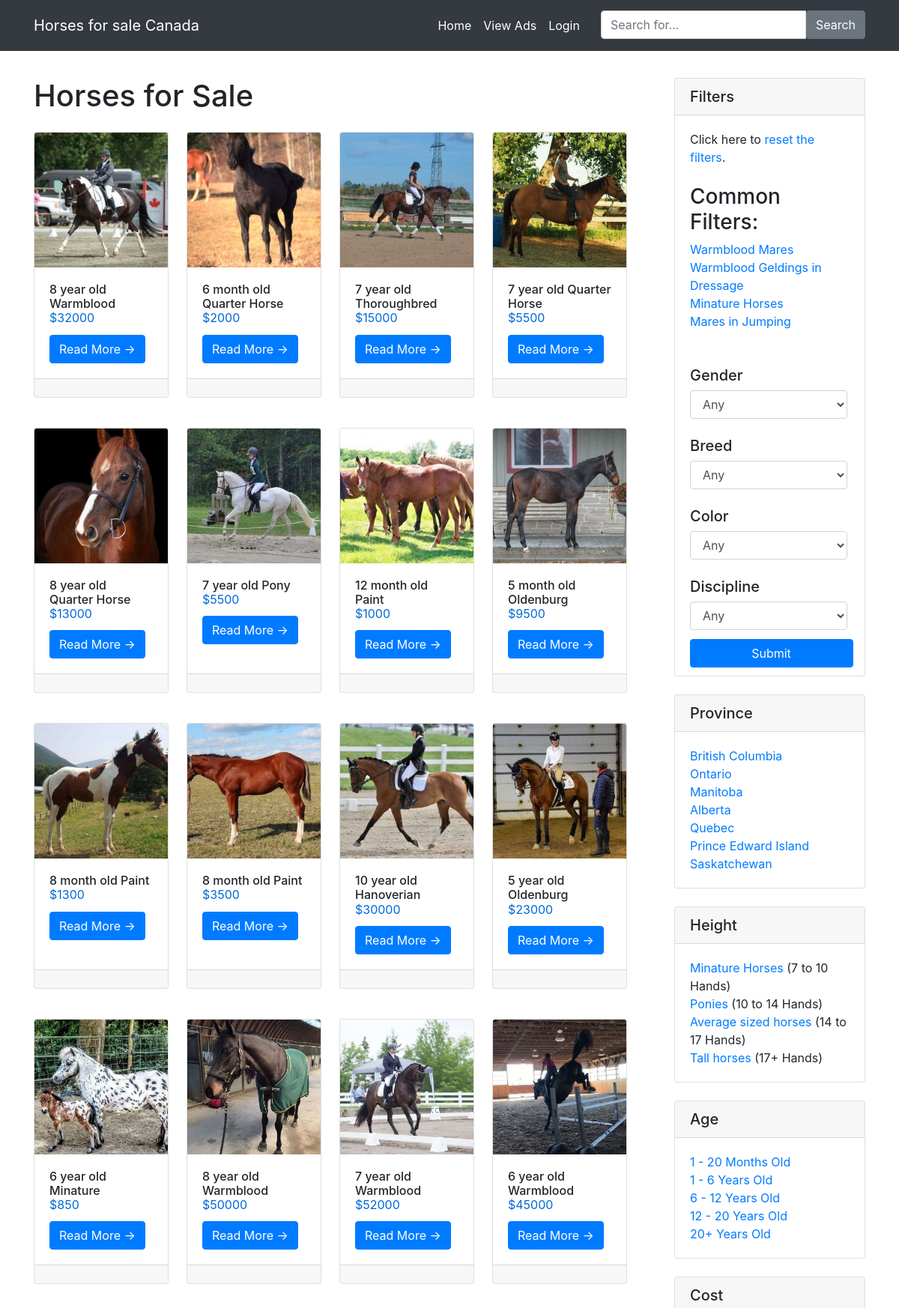
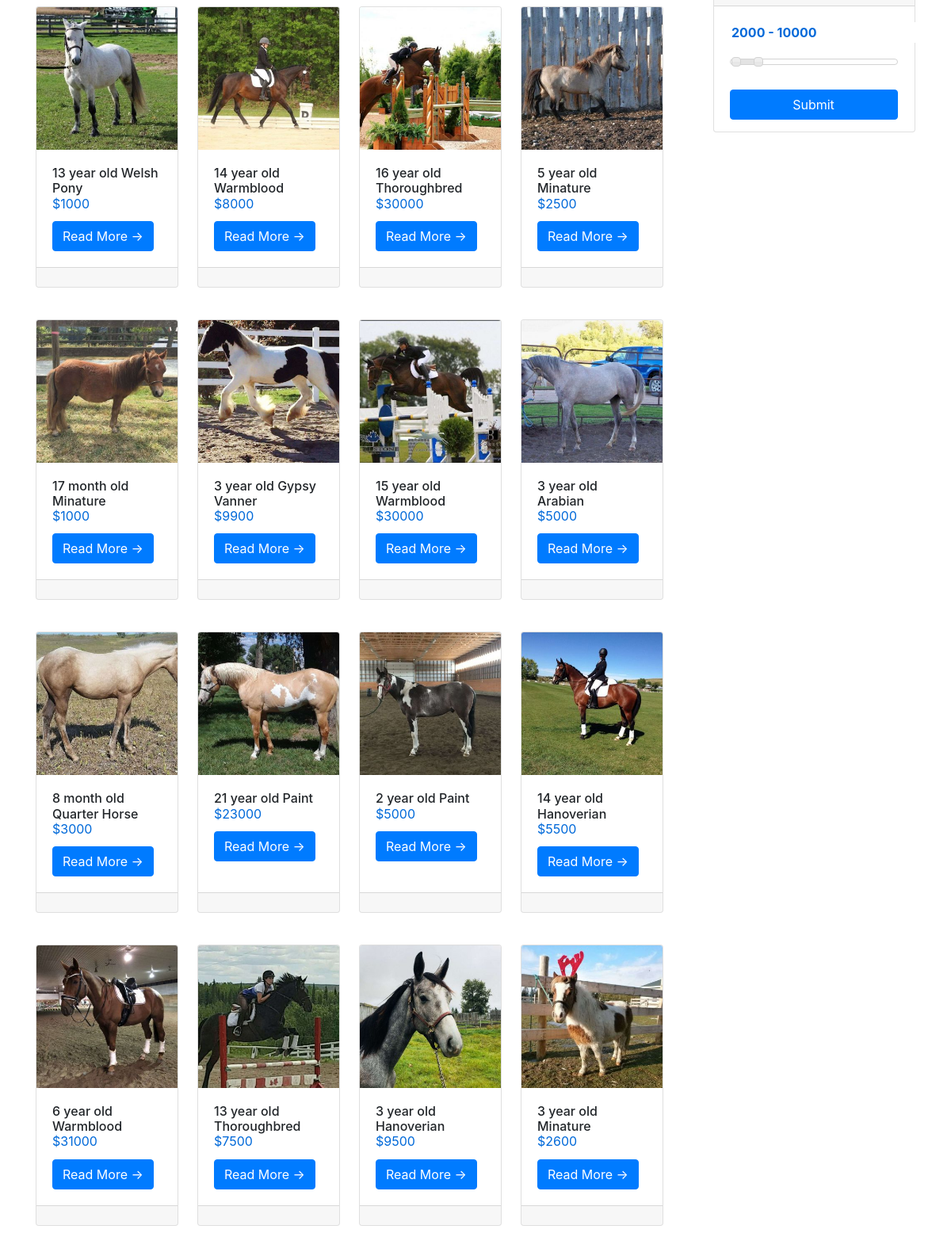
Screenshot of /display.php (upper part) with the database file from the repository (2 pictures, top to bottom).
### tables this page shows
CREATE TABLE `dal_horses_for_sale` (
  `dal_name` varchar(255) NOT NULL,
  `dal_city` varchar(255) NOT NULL,
  `dal_province` varchar(255) NOT NULL,
  `dal_breed` varchar(255) NOT NULL,
  `dal_discipline` varchar(255) NOT NULL,
  `dal_gender` varchar(20) NOT NULL,
  `dal_height` varchar(20) NOT NULL,
  `dal_age` tinyint(4) NOT NULL,
  `dal_ageoption` tinyint(4) NOT NULL,
  `dal_color` varchar(255) NOT NULL,
  `dal_cost` int(11) NOT NULL,
  `dal_description` text NOT NULL,
  `dal_phone` varchar(150) NOT NULL,
  `dal_image` varchar(255) NOT NULL,
  `horseid` int(11) NOT NULL
);

### display.php (the view, shortened to what this page needs)
<?php
  include("includes/site-header.php");
  $sql = "SELECT * FROM dal_horses_for_sale";
  $disciplineValue = $_GET['discipline'];
  $colorValue = $_GET['color'];
  $breedValue = $_GET['breed'];
  $genderValue = $_GET['gender'];
  $result = mysqli_query($con, $sql);
?>
<div class="container">
  <div class="row">
    <div class="col-md-9">
      <h1 class="my-4">Horses for Sale
      </h1>
      <div style="display: flex; flex-wrap: wrap;">
      <?php
        while ($row = mysqli_fetch_array($result)) {
          $breed = $row['dal_breed'];
          $age = $row['dal_age'];
          $ageOption = $row['dal_ageoption'];
          $cost = $row['dal_cost'];
          $horseID = $row['horseid'];
          $image = $row['dal_image'];
          if ($ageOption == 1) {
            $ageOptionValue = 'year old';
          } else if ($ageOption == 2){
            $ageOptionValue = 'month old';
          }
            echo "\n\t<div class=\"card mb-4\/,asmd;\" style=\"width:180px;margin-right:24px; margin-bottom: 40px;\">";
              echo "\n\t\t<img class=\"card-img-top\" src=\"image/thumbnail/$image\" alt=\"Card image cap\" style=\"height: 180px;\">";
              echo "\n\t\t<div class=\"card-body\">";
                echo "\n\t\t\t<h2 class=\"card-title\" style=\"font-size: 16px;\">" . $age . ' ' . $ageOptionValue . ' ' . $breed . " <br><small style=\"font-size: 16px; color: #0069d9;\">" . "$" . $cost . "</small>" . "</h2>";
                echo "\n\t\t\t<a href=\"detail.php?horseID=$horseID\" class=\"btn btn-primary\">Read
                More &rarr;</a>";
                echo "\n\t\t</div>";
                echo "\n\t\t<div class=\"card-footer text-muted\">";
              echo "\n\t\t</div>";
            echo "\n\t</div><br><br>";
        }
      ?>
      </div>
    </div>
  <div class="col-md-3">
    <div class="card my-4">
      <h5 class="card-header">Filters</h5>
      <div class="card-body">
        Click here to <a href="display.php">reset the filters</a>.<br><br>
        <h3>Common Filters:</h3>
        <a href="display.php?gender=Mare&breed=Warmblood&color=&discipline=&submit=Submit">Warmblood Mares</a><br>
        <a href="
        display.php?gender=Gelding&breed=Warmblood&color=&discipline=Dressage&submit=Submit">Warmblood Geldings in Dressage</a><br>
        <a href="display.php?gender=&breed=Minature&color=&discipline=&submit=Submit">Minature Horses</a><br>
        <a href="display.php?display.php?gender=Mare&breed=&color=&discipline=Jumping&submit=Submit">Mares in Jumping</a><br><br><br>
        <div class="row">
          <form action="<?php echo $_SERVER['PHP_SELF']; ?>" method="get" style="
            padding-left: 15px;">
            <h5>Gender</h5>
            <select class="form-control" id="selectad" name="gender" style="width: 210px;">
              <option value="">Any</option><br>
              <?php
                $query = mysqli_query($con, "SELECT DISTINCT dal_gender FROM dal_horses_for_sale") or die(mysqli_error($con));
                while ($row = mysqli_fetch_array($query)) {
                  $gender = $row['dal_gender'];
                  if ($gender == $genderValue){
                    echo "<option value=\"$gender\" selected>$gender</option><br>";
                  } else {
                    echo "<option value=\"$gender\">$gender</option><br>";
                  }
                }
               ?>
            </select><br>
            <h5>Breed</h5>
            <select class="form-control" id="selectad" name="breed" style="width: 210px;">
              <option value="">Any</option><br>
              <?php
                $query = mysqli_query($con, "SELECT DISTINCT dal_breed FROM dal_horses_for_sale") or die(mysqli_error($con));
                while ($row = mysqli_fetch_array($query)) {
                  $breed = $row['dal_breed'];
                  if ($breed == $breedValue) {
                    echo "<option value=\"$breed\" selected>$breed</option><br>";
                  } else {
                    echo "<option value=\"$breed\">$breed</option><br>";
                  }
                }
               ?>
            </select><br>
            <h5>Color</h5>
            <select class="form-control" id="selectad" name="color" style="width: 210px;">
              <option value="">Any</option><br>
              <?php
                $query = mysqli_query($con, "SELECT DISTINCT dal_color FROM dal_horses_for_sale") or die(mysqli_error($con));
                while ($row = mysqli_fetch_array($query)) {
                  $color = $row['dal_color'];
                  if ($color == $colorValue) {
                    echo "<option value=\"$color\" selected>$color</option><br>";
                  } else {
                    echo "<option value=\"$color\">$color</option><br>";
                  }
                }
               ?>
            </select><br>
            <h5>Discipline</h5>
            <select class="form-control" id="selectad" name="discipline" style="width: 210px;">
              <option value="">Any</option><br>
              <?php
                $query = mysqli_query($con, "SELECT DISTINCT dal_discipline FROM dal_horses_for_sale") or die(mysqli_error($con));
                while ($row = mysqli_fetch_array($query)) {
                  $discipline = $row['dal_discipline'];
                  if ($discipline == $disciplineValue) {
                    echo "<option value=\"$discipline\" selected>$discipline</option><br>";
                  } else {
                    echo "<option value=\"$discipline\">$discipline</option><br>";
                  }
                }
               ?>
            </select>
            <div class="form-group">
              <input type="submit" name="submit" class="btn btn-primary" value="Submit" style="margin-top: 10px; margin-bottom: -25px; width: 218px;margin-left: -5px;">
            </div>
          </form>
        </div>
      </div>
    </div>
    <div class="card my-4">
      <h5 class="card-header">Province</h5>
      <div class="card-body">
        <div class="row">
          <div class="col-lg-12">
            <ul class="list-unstyled mb-0">
              <?php
                $query = mysqli_query($con, "SELECT DISTINCT dal_province FROM dal_horses_for_sale") or die(mysqli_error($con));
                while ($row = mysqli_fetch_array($query)) {
                  $province = $row['dal_province'];
                  echo "<li><a href=\"display.php?displayby=dal_province&displayvalue=$province\">$province</a><br /></li>";
                }
               ?>
            </ul>
          </div>
        </div>
      </div>
    </div>
    <div class="card my-4">
      <h5 class="card-header">Height</h5>
      <div class="card-body">
        <div class="row">
          <div class="col-lg-12">
            <ul class="list-unstyled mb-0">
              <li>
                <a href="display.php?displayby=dal_height&min=7&max=10">Minature Horses </a>(7 to 10 Hands)<br>
              </li>
              <li>
                <a href="display.php?displayby=dal_height&min=10&max=14">Ponies </a>(10 to 14 Hands)<br>
              </li>
              <li>
                <a href="display.php?displayby=dal_height&min=14&max=17">Average sized horses </a>(14 to 17 Hands)<br>
              </li>
              <li>
                <a href="display.php?displayby=dal_height&min=17&max=40">Tall horses </a>(17+ Hands)<br>
              </li>
            </ul>
          </div>
        </div>
      </div>
    </div>
    <div class="card my-4">
      <h5 class="card-header">Age</h5>
      <div class="card-body">
        <div class="row">
          <div class="col-lg-12">
            <ul class="list-unstyled mb-0">
              <li>
                <a href="display.php?displayby=dal_age&min=1&max=20&agevalue=2">1 - 20 Months Old</a><br>
              </li>
              <li>
                <a href="display.php?displayby=dal_age&min=1&max=6&agevalue=1">1 - 6 Years Old</a><br>
              </li>
              <li>
                <a href="display.php?displayby=dal_age&min=6&max=12&agevalue=1">6 - 12 Years Old</a><br>
              </li>
              <li>
                <a href="display.php?displayby=dal_age&min=12&max=20&agevalue=1">12 - 20 Years Old</a><br>
              </li>
              <li>
                <a href="display.php?displayby=dal_age&min=20&max=50&agevalue=1">20+ Years Old</a><br>
              </li>
            </ul>
          </div>
        </div>
      </div>
    </div>
    <div class="card my-4">
      <h5 class="card-header">Cost</h5>
      <div class="card-body">
        <form name="myform" action="<?php echo $_SERVER['PHP_SELF']; ?>" method="post">
          <input type="text" id="amount" style="border: 0; color: #0069d9; font-weight: bold; margin-bottom: 20px;" /><br />
           <div id="slider-range" style="width: 212px;"></div><br>
          <div class="form-group">
            <input type="submit" name="range-submit" class="btn btn-primary" value="Submit" style="margin-bottom: -25px; width: 212px;margin-left: -5px;">
          </div>
        </form>
      </div>
    </div>
  </div>
  </div>
</div>
<?php
  include("includes/site-footer.php");
?>

### includes/site-header.php (shortened to what this page needs)
<!DOCTYPE html>
<html lang="en">
  <head>
    <link href="vendor/bootstrap/css/bootstrap.min.css" rel="stylesheet">
    <link href="css/blog-home.css" rel="stylesheet">
    <link rel="stylesheet" href="http://code.jquery.com/ui/1.10.3/themes/smoothness/jquery-ui.css">
  </head>
  <body style="padding-top: 80px;">
    <nav class="navbar navbar-expand-lg navbar-dark bg-dark fixed-top" style="padding: 0 12px;">
      <div class="container">
        <a class="navbar-brand" href="index.php">Horses for sale Canada</a>
        <div class="collapse navbar-collapse" id="navbarResponsive"
        <?php
          if (isset($_SESSION['dlahfoiwahp;hfhahwf779276*6'])){
            echo "style=\"padding-top: 14px;\"";
          } else {
            echo "style=\"padding-top: 14px; padding-bottom: 14px;\"";
          }
         ?>>
          <ul class="navbar-nav ml-auto">
            <li class="nav-item active">
              <a class="nav-link" href="index.php">Home
              </a>
            </li>
            <?php
                if (isset($_SESSION['dlahfoiwahp;hfhahwf779276*6'])){
                  echo "<li class=\"nav-item active\"\">";
                    echo "<a class=\"nav-link\" href=\"display.php\">View Ads<span class=\"sr-only\">(current)</span></a>";
                  echo "</li>";
                  echo "<div class=\"dropdown show\">";
                    echo "<p class=\"btn btn-secondary dropdown-toggle\" id=\"dropdownMenuLink\" data-toggle=\"dropdown\" aria-haspopup=\"true\" aria-expanded=\"false\" style=\"background-color: #343a40; border: 0px; padding-right: 14px; margin-top: 1.5px;\">User</p>";
                    echo "<div class=\"dropdown-menu\" aria-labelledby=\"dropdownMenuLink\" style=\"margin-top: -2px; border-radius: 0px; border: 2px solid #343a40;\">";
                    echo "<a class=\"dropdown-item\" href=\"insert.php\">New Post</a>";
                    echo "<a class=\"dropdown-item\" href=\"update.php\">Update Post</a>";
                    echo "<a class=\"dropdown-item\" href=\"logout.php\">Logout</a>";
                    echo "</div>";
                  echo "</div>";
                } else {
                  echo "<li class=\"nav-item active\">";
                    echo "<a class=\"nav-link\" href=\"display.php\">View Ads<span class=\"sr-only\">(current)</span></a>";
                  echo "</li>";
                  echo "<li class=\"nav-item active\" style=\"margin-right: 20px;\">";
                    echo "<a class=\"nav-link\" href=\"login.php\">Login<span class=\"sr-only\">(current)</span></a>";
                  echo "</li>";
                }
              ?>
            <form name="myform" method="post" action="<?php echo htmlspecialchars($_SERVER['PHP_SELF']); ?>">
              <div class="input-group">
                <input type="text" class="form-control" name="search" placeholder="Search for..." style="height: 38px; width: 274px;">
                <input type="submit" name="post-search" class="btn btn-secondary" value="Search"></a>
              </div>
            </form>
          </ul>
        </div>
      </div>
    </nav>

### includes/site-footer.php (shortened to what this page needs)
  </body>
</html>

### css/blog-home.css (style rules this page uses)
body { padding-top: 20px; }
@media (min-width: 992px) { body { padding-top: 56px; } }

### includes/site-header.php (style rules this page uses)
#slider-range { width: 300px; font-size: 10px; }

### rows the page displays
dal_horses_for_sale: dal_image (picture), dal_age "8", dal_ageoption "year old", dal_breed "Warmblood", dal_cost "32000"
dal_horses_for_sale: dal_image (picture), dal_age "6", dal_ageoption "month old", dal_breed "Quarter Horse", dal_cost "2000"
dal_horses_for_sale: dal_image (picture), dal_age "7", dal_ageoption "year old", dal_breed "Thoroughbred", dal_cost "15000"
dal_horses_for_sale: dal_image (picture), dal_age "7", dal_ageoption "year old", dal_breed "Quarter Horse", dal_cost "5500"
dal_horses_for_sale: dal_image (picture), dal_age "8", dal_ageoption "year old", dal_breed "Quarter Horse", dal_cost "13000"
dal_horses_for_sale: dal_image (picture), dal_age "7", dal_ageoption "year old", dal_breed "Pony", dal_cost "5500"
dal_horses_for_sale: dal_image (picture), dal_age "12", dal_ageoption "month old", dal_breed "Paint", dal_cost "1000"
dal_horses_for_sale: dal_image (picture), dal_age "5", dal_ageoption "month old", dal_breed "Oldenburg", dal_cost "9500"
dal_horses_for_sale: dal_image (picture), dal_age "8", dal_ageoption "month old", dal_breed "Paint", dal_cost "1300"
dal_horses_for_sale: dal_image (picture), dal_age "8", dal_ageoption "month old", dal_breed "Paint", dal_cost "3500"
dal_horses_for_sale: dal_image (picture), dal_age "10", dal_ageoption "year old", dal_breed "Hanoverian", dal_cost "30000"
dal_horses_for_sale: dal_image (picture), dal_age "5", dal_ageoption "year old", dal_breed "Oldenburg", dal_cost "23000"
dal_horses_for_sale: dal_image (picture), dal_age "6", dal_ageoption "year old", dal_breed "Minature", dal_cost "850"
dal_horses_for_sale: dal_image (picture), dal_age "8", dal_ageoption "year old", dal_breed "Warmblood", dal_cost "50000"
dal_horses_for_sale: dal_image (picture), dal_age "7", dal_ageoption "year old", dal_breed "Warmblood", dal_cost "52000"
dal_horses_for_sale: dal_image (picture), dal_age "6", dal_ageoption "year old", dal_breed "Warmblood", dal_cost "45000"
dal_horses_for_sale: dal_image (picture), dal_age "13", dal_ageoption "year old", dal_breed "Welsh Pony", dal_cost "1000"
dal_horses_for_sale: dal_image (picture), dal_age "14", dal_ageoption "year old", dal_breed "Warmblood", dal_cost "8000"
dal_horses_for_sale: dal_image (picture), dal_age "16", dal_ageoption "year old", dal_breed "Thoroughbred", dal_cost "30000"
dal_horses_for_sale: dal_image (picture), dal_age "5", dal_ageoption "year old", dal_breed "Minature", dal_cost "2500"
dal_horses_for_sale: dal_image (picture), dal_age "17", dal_ageoption "month old", dal_breed "Minature", dal_cost "1000"
dal_horses_for_sale: dal_image (picture), dal_age "3", dal_ageoption "year old", dal_breed "Gypsy Vanner", dal_cost "9900"
dal_horses_for_sale: dal_image (picture), dal_age "15", dal_ageoption "year old", dal_breed "Warmblood", dal_cost "30000"
dal_horses_for_sale: dal_image (picture), dal_age "3", dal_ageoption "year old", dal_breed "Arabian", dal_cost "5000"
dal_horses_for_sale: dal_image (picture), dal_age "8", dal_ageoption "month old", dal_breed "Quarter Horse", dal_cost "3000"
dal_horses_for_sale: dal_image (picture), dal_age "21", dal_ageoption "year old", dal_breed "Paint", dal_cost "23000"
dal_horses_for_sale: dal_image (picture), dal_age "2", dal_ageoption "year old", dal_breed "Paint", dal_cost "5000"
dal_horses_for_sale: dal_image (picture), dal_age "14", dal_ageoption "year old", dal_breed "Hanoverian", dal_cost "5500"
dal_horses_for_sale: dal_image (picture), dal_age "6", dal_ageoption "year old", dal_breed "Warmblood", dal_cost "31000"
dal_horses_for_sale: dal_image (picture), dal_age "13", dal_ageoption "year old", dal_breed "Thoroughbred", dal_cost "7500"
dal_horses_for_sale: dal_image (picture), dal_age "3", dal_ageoption "year old", dal_breed "Hanoverian", dal_cost "9500"
dal_horses_for_sale: dal_image (picture), dal_age "3", dal_ageoption "year old", dal_breed "Minature", dal_cost "2600"

### other values shown
$province "British Columbia"
$province "Ontario"
$province "Manitoba"
$province "Alberta"
$province "Quebec"
$province "Prince Edward Island"
$province "Saskatchewan"
